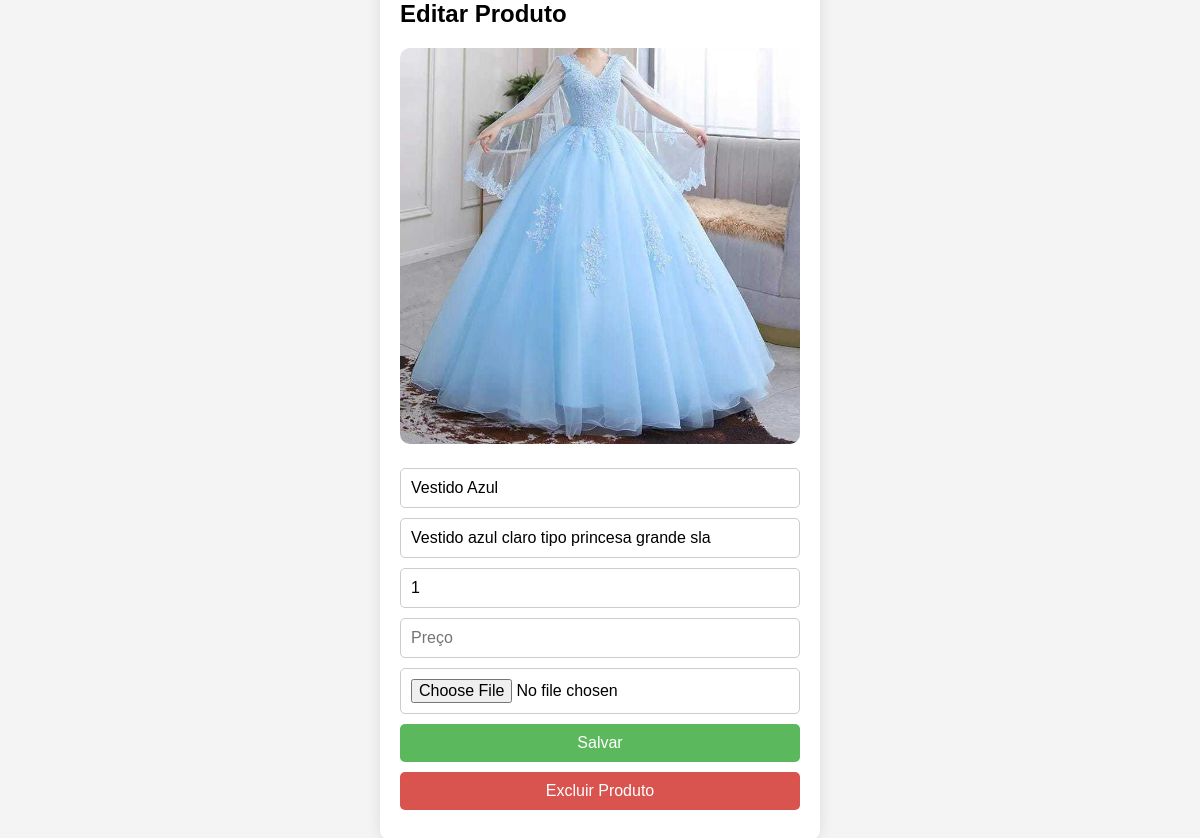
Page /editar-produto/1/ (signed in) on the earlier database version.
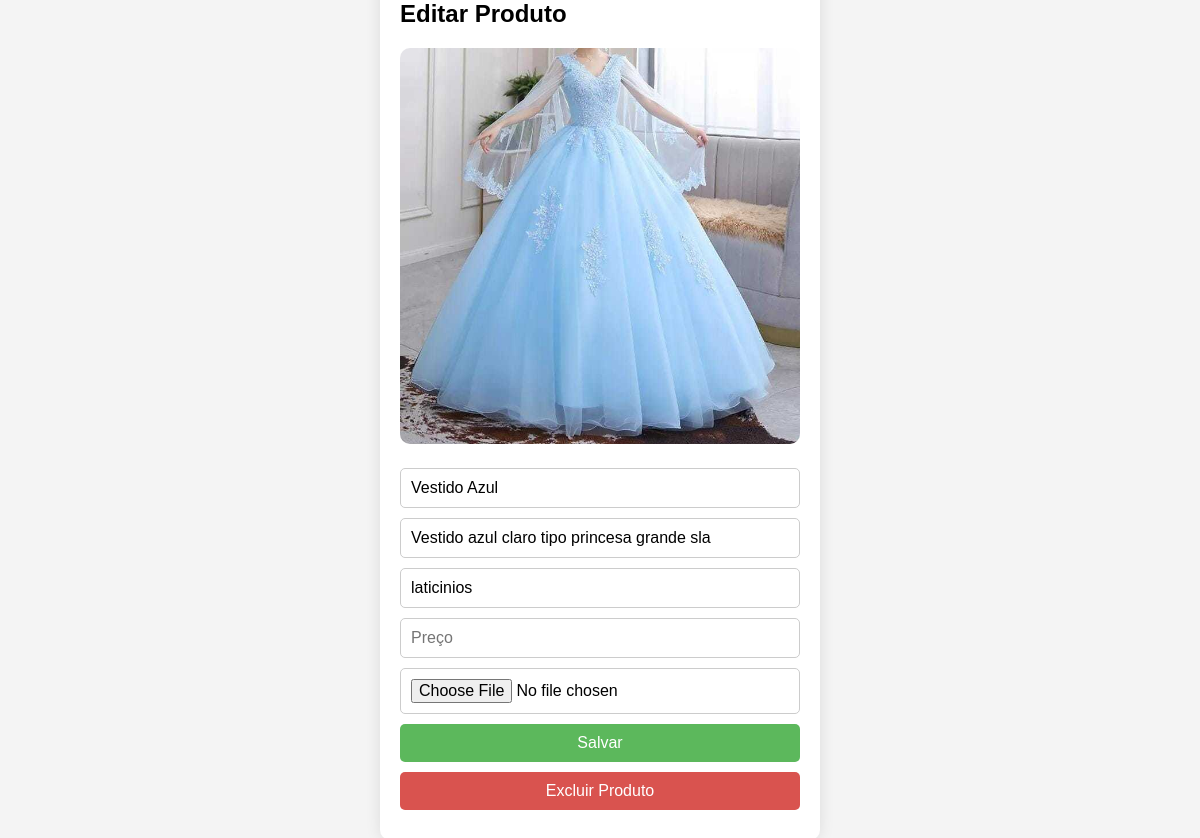
Same page on the later database version.
### api/models.py (models this page shows)
class Produto(models.Model):
    user = models.ForeignKey(User, verbose_name=_("Usuário"), on_delete=models.CASCADE)
    nome = models.CharField(max_length=100, null=False)
    tipo = models.CharField(max_length=50, null=False)
    descricao = models.TextField(null=False)
    valor = models.DecimalField(null=False, max_digits=7, decimal_places=2)
    imagem = models.ImageField(null=False,upload_to ='produtos/')

### site_administrativo/views.py (the view, shortened to what this page needs)
# urls.py: path('editar-produto/<int:id>/', editarProduto, name='editarProduto'),
@login_required
def editarProduto(request, id):
    produto = get_object_or_404(Produto, id=id)
    context = {
        'produto': produto
    }
    return render(request, 'editarProduto.html', context)

### site_administrativo/templates/editarProduto.html (shortened to what this page needs)
<!DOCTYPE html>
<html lang="en">
<head>
</head>
<body>
    <div class="cadastro">
        <h2>Editar Produto</h2>
        <div class="produto-imagem">
            {% if produto.imagem %}
                <img src="{{ produto.imagem.url }}" alt="{{ produto.nome }}">
            {% else %}
                <p>Este produto não possui imagem.</p>
            {% endif %}
        </div>
        <form action="" method="POST" enctype="multipart/form-data">
            <input type="text" name="nome" id="nome" placeholder="Nome" value="{{ produto.nome }}" required>
            <input type="text" name="descricao" id="descricao" placeholder="Descrição" value="{{ produto.descricao }}" required>
            <input type="text" name="tipo" id="tipo" placeholder="Tipo" value="{{ produto.tipo }}" required>
            <input type="number" name="preco" id="preco" placeholder="Preço" value="{{ produto.valor }}" required>
            <input type="file" name="image" id="image">
            <button type="submit">Salvar</button>
        </form>
        <form action="{% url 'excluir_produto' produto.id %}" method="POST">
            <button type="submit" class="delete-button">Excluir Produto</button>
        </form>
    </div>
</body>
</html>

Differences in the rows shown:
changed Produto "Vestido Azul": tipo "1" → "laticinios"
